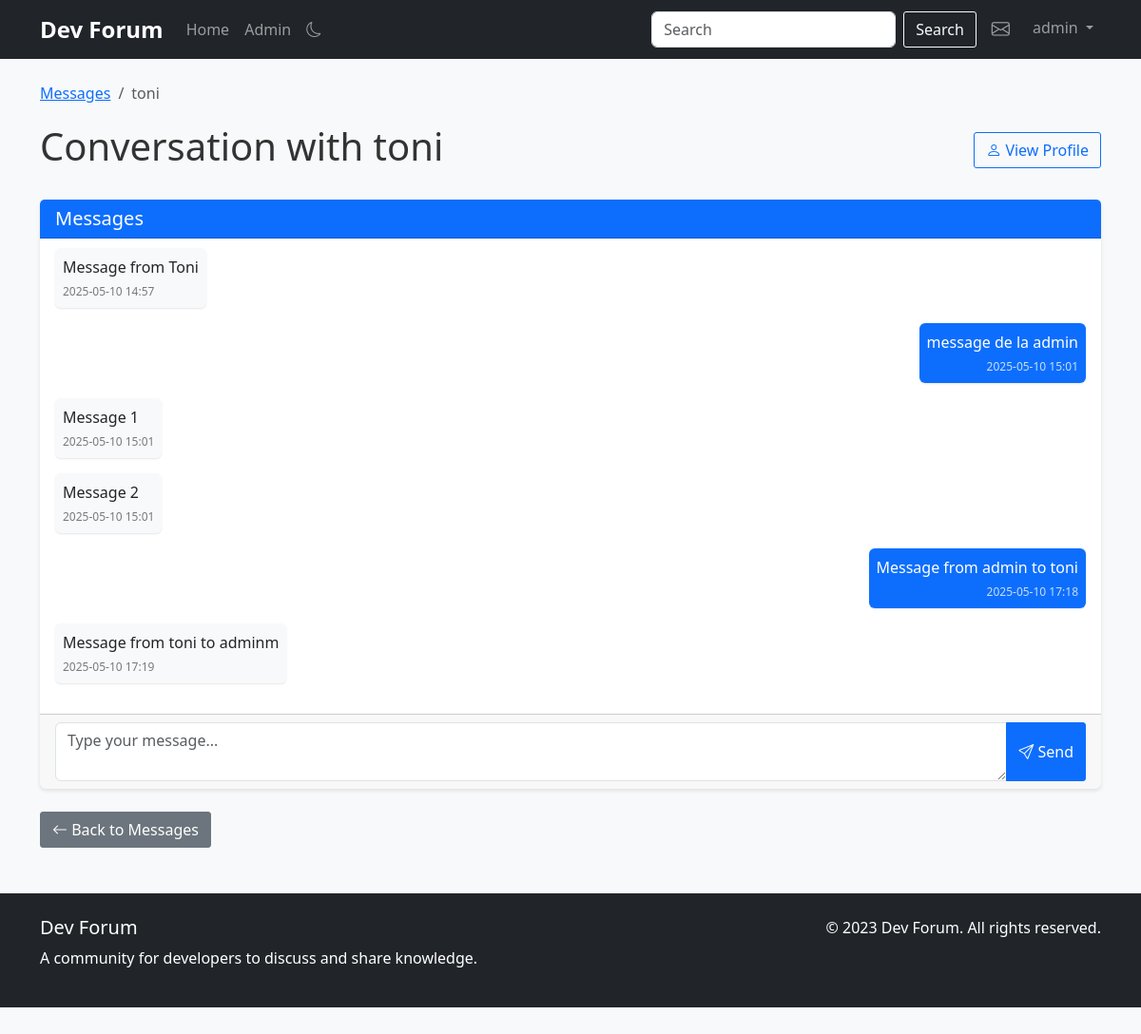
The app's page /messages/toni (signed in) with its own data.
### app.py (models this page shows, shortened)
class User(db.Model, UserMixin):
    id = db.Column(db.Integer, primary_key=True)
    username = db.Column(db.String(80), unique=True, nullable=False, index=True)
    email = db.Column(db.String(120), unique=True, nullable=False, index=True)
    password_hash = db.Column(db.String(128))
    bio = db.Column(db.Text, nullable=True)
    join_date = db.Column(db.DateTime, default=datetime.utcnow, index=True)
    is_admin = db.Column(db.Boolean, default=False)
    posts = db.relationship('Post', backref='author', lazy='dynamic', cascade='all, delete-orphan')
    comments = db.relationship('Comment', backref='author', lazy='dynamic', cascade='all, delete-orphan')

class Message(db.Model):
    id = db.Column(db.Integer, primary_key=True)
    content = db.Column(db.Text, nullable=False)
    created_at = db.Column(db.DateTime, default=datetime.utcnow, index=True)
    is_read = db.Column(db.Boolean, default=False)
    sender_id = db.Column(db.Integer, db.ForeignKey('user.id'), nullable=False, index=True)
    recipient_id = db.Column(db.Integer, db.ForeignKey('user.id'), nullable=False, index=True)
    sender = db.relationship('User', foreign_keys=[sender_id], backref=db.backref('sent_messages', lazy='dynamic'))
    recipient = db.relationship('User', foreign_keys=[recipient_id], backref=db.backref('received_messages', lazy='dynamic'))

### app.py (the view, shortened to what this page needs)
@app.route('/messages/<username>', methods=['GET', 'POST'])
@login_required
def conversation(username):
    user = User.query.filter_by(username=username).first_or_404()
    messages = Message.query.filter(
        ((Message.sender_id == current_user.id) & (Message.recipient_id == user.id)) |
        ((Message.sender_id == user.id) & (Message.recipient_id == current_user.id))
    ).order_by(Message.created_at).all()
    unread_messages = Message.query.filter_by(
        sender_id=user.id,
        recipient_id=current_user.id,
        is_read=False
    ).all()
    for message in unread_messages:
        message.is_read = True
    db.session.commit()
    return render_template('conversation.html', user=user, messages=messages)

### app.py (called while the page is built)
@app.template_filter('nl2br')
def nl2br(value):
    if value:
        value = str(value)
        return Markup(value.replace('\n', '<br>'))
    return value

@login_manager.user_loader
def load_user(user_id):
    return User.query.get(int(user_id))

### templates/conversation.html (shortened to what this page needs)
{% extends "base.html" %}
{% block content %}
<div class="row">
    <div class="col-md-12">
        <nav aria-label="breadcrumb">
            <ol class="breadcrumb">
                <li class="breadcrumb-item"><a href="{{ url_for('messages') }}">Messages</a></li>
                <li class="breadcrumb-item active" aria-current="page">{{ user.username }}</li>
            </ol>
        </nav>
        <div class="d-flex justify-content-between align-items-center mb-4">
            <h1>Conversation with {{ user.username }}</h1>
            <a href="{{ url_for('profile', username=user.username) }}" class="btn btn-outline-primary">
                <i class="bi bi-person"></i> View Profile
            </a>
        </div>
        <div class="card mb-4">
            <div class="card-header bg-primary text-white">
                <h5 class="mb-0">Messages</h5>
            </div>
            <div class="card-body p-0">
                <div class="messages-container p-3" style="max-height: 500px; overflow-y: auto;">
                    {% for message in messages %}
                    <div class="message mb-3 {% if message.sender_id == current_user.id %}text-end{% endif %}">
                        <div class="message-bubble d-inline-block p-2 rounded {% if message.sender_id == current_user.id %}bg-primary text-white{% else %}bg-light{% endif %}" style="max-width: 75%;">
                            <div class="message-content">
                                {{ message.content|nl2br }}
                            </div>
                            <div class="message-time small text-{% if message.sender_id == current_user.id %}light{% else %}muted{% endif %}">
                                {{ message.created_at.strftime('%Y-%m-%d %H:%M') }}
                            </div>
                        </div>
                    </div>
                    {% else %}
                    <div class="text-center p-3">
                        <p class="mb-0">No messages yet. Start the conversation!</p>
                    </div>
                    {% endfor %}
                </div>
            </div>
            <div class="card-footer">
                <form method="post" action="{{ url_for('conversation', username=user.username) }}">
                    <div class="input-group">
                        <textarea class="form-control" name="content" placeholder="Type your message..." rows="2" required></textarea>
                        <button class="btn btn-primary" type="submit">
                            <i class="bi bi-send"></i> Send
                        </button>
                    </div>
                </form>
            </div>
        </div>
        <div class="mt-3">
            <a href="{{ url_for('messages') }}" class="btn btn-secondary">
                <i class="bi bi-arrow-left"></i> Back to Messages
            </a>
        </div>
    </div>
</div>
{% endblock %}

### templates/base.html (shortened to what this page needs)
<!DOCTYPE html>
<html lang="en">
<head>
    <link href="https://cdn.jsdelivr.net/npm/bootstrap@5.3.0-alpha1/dist/css/bootstrap.min.css" rel="stylesheet">
    <link rel="stylesheet" href="https://cdn.jsdelivr.net/npm/bootstrap-icons@1.10.3/font/bootstrap-icons.css">
    <link rel="stylesheet" href="https://cdn.jsdelivr.net/npm/prismjs@1.29.0/themes/prism.min.css">
    <link rel="stylesheet" href="https://cdn.jsdelivr.net/npm/prismjs@1.29.0/plugins/line-numbers/prism-line-numbers.min.css">
    <link rel="stylesheet" href="{{ url_for('static', filename='css/style.css') }}">
</head>
<body>
    <nav class="navbar navbar-expand-lg navbar-dark bg-dark">
        <div class="container">
            <a class="navbar-brand" href="{{ url_for('index') }}">Dev Forum</a>
            <div class="collapse navbar-collapse" id="navbarNav">
                <ul class="navbar-nav me-auto">
                    <li class="nav-item">
                        <a class="nav-link" href="{{ url_for('index') }}">Home</a>
                    </li>
                    {% if current_user.is_admin %}
                    <li class="nav-item">
                        <a class="nav-link" href="{{ url_for('admin') }}">Admin</a>
                    </li>
                    {% endif %}
                </ul>
                <form class="d-flex me-2" action="{{ url_for('search') }}" method="get">
                    <input class="form-control me-2" type="search" name="query" placeholder="Search" aria-label="Search">
                    <button class="btn btn-outline-light" type="submit">Search</button>
                </form>
                <ul class="navbar-nav">
                    {% if current_user.is_authenticated %}
                    <li class="nav-item me-2">
                        <a class="nav-link position-relative" href="{{ url_for('messages') }}">
                            <i class="bi bi-envelope"></i>
                        </a>
                    </li>
                    <li class="nav-item dropdown">
                        <a class="nav-link dropdown-toggle" href="#" id="navbarDropdown" role="button" data-bs-toggle="dropdown" aria-expanded="false">
                            {{ current_user.username }}
                        </a>
                    </li>
                    {% endif %}
                </ul>
            </div>
        </div>
    </nav>
    <div class="container mt-4">
        {% block content %}{% endblock %}
    </div>
    <footer class="bg-dark text-white mt-5 py-4">
        <div class="container">
            <div class="row">
                <div class="col-md-6">
                    <h5>Dev Forum</h5>
                    <p>A community for developers to discuss and share knowledge.</p>
                </div>
                <div class="col-md-6 text-md-end">
                    <p>&copy; 2023 Dev Forum. All rights reserved.</p>
                </div>
            </div>
        </div>
    </footer>
</body>
</html>

### static/css/style.css (style rules this page uses)
body { font-family: 'Segoe UI', Tahoma, Geneva, Verdana, sans-serif; background-color: #f8f9fa; color: #333; }
.navbar-brand { font-weight: bold; font-size: 1.5rem; }
.nav-link .bi-envelope { font-size: 1.2rem; }
.card { box-shadow: 0 2px 4px rgba(0, 0, 0, 0.1); border: none; margin-bottom: 20px; }
.card-header { font-weight: bold; }
footer { margin-top: 50px; }
.breadcrumb { background-color: transparent; padding: 0; margin-bottom: 20px; }
.btn { border-radius: 3px; }
.messages-container { display: flex; flex-direction: column; }
.message { margin-bottom: 15px; }
.message-bubble { border-radius: 18px; padding: 10px 15px; max-width: 75%; word-wrap: break-word; box-shadow: 0 1px 2px rgba(0, 0, 0, 0.1); }
.message.text-end .message-bubble { border-bottom-right-radius: 5px; background-color: #007bff; color: white; }
.message:not(.text-end) .message-bubble { border-bottom-left-radius: 5px; background-color: #f1f1f1; }
.message-time { font-size: 0.75rem; margin-top: 5px; opacity: 0.8; }

### records on screen
User: username "admin"
User: username "toni"
Message: content "Message from Toni", created_at "2025-05-10 14:57"
Message: content "message de la admin", created_at "2025-05-10 15:01"
Message: content "Message 1", created_at "2025-05-10 15:01"
Message: content "Message 2", created_at "2025-05-10 15:01"
Message: content "Message from admin to toni", created_at "2025-05-10 17:18"
Message: content "Message from toni to adminm", created_at "2025-05-10 17:19"
